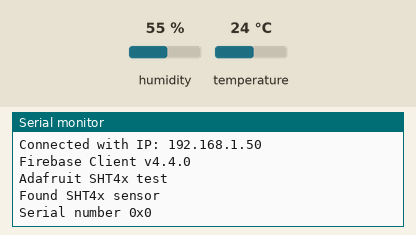
Bench run of a sketch on a simulated ESP8266 (NodeMCU). On the bench: the last lines printed to the serial monitor. Inputs (shaded band) come from the test bench; at power-on: humidity 55 %, temperature 24 °C. WiFi joins after 1.5 s; servers stay silent unless stated.

Above: at 2.7 s.
2.8 s: humidity set to 22 %
At 6.4 s:
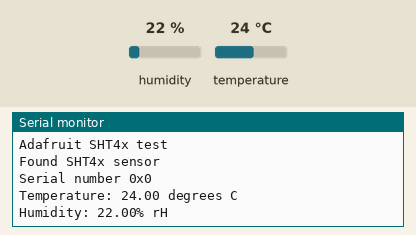
9.7 s: temperature set to 12 °C
At 18.0 s:
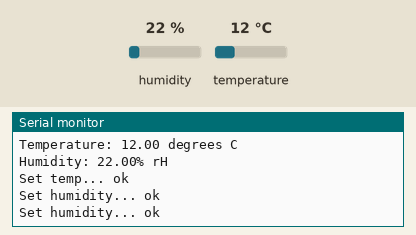
18.3 s: humidity set to 40 %
At 21.5 s:
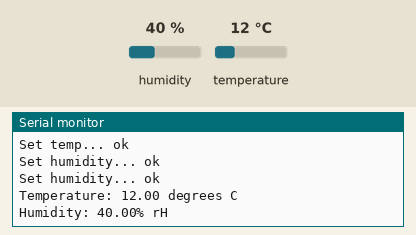

The sketch:

arduino.ino
```cpp
#include <Arduino.h>
#if defined(ESP32) || defined(PICO_RP2040)
#include <WiFi.h>
#elif defined(ESP8266)
#include <ESP8266WiFi.h>
#endif

#include <Firebase_ESP_Client.h>

#include <addons/TokenHelper.h>

#include <addons/RTDBHelper.h>
#include <Wire.h>
#include "Adafruit_SHT4x.h"
const int SCLpin = 40;
const int SDApin = 41;
Adafruit_SHT4x sht4 = Adafruit_SHT4x();

#define WIFI_SSID ""
#define WIFI_PASSWORD "999999999"

#define API_KEY ""

#define DATABASE_URL "" //<databaseName>.firebaseio.com or <databaseName>.<region>.firebasedatabase.app

#define USER_EMAIL ""
#define USER_PASSWORD ""

// Define Firebase Data object
FirebaseData fbdo;

FirebaseAuth auth;
FirebaseConfig config;

unsigned long sendDataPrevMillis = 0;

unsigned long count = 0;

#if defined(ARDUINO_RASPBERRY_PI_PICO_W)
WiFiMulti multi;
#endif

unsigned long lastMsg = 0;

void setupwifi()
{
#if defined(ARDUINO_RASPBERRY_PI_PICO_W)
  multi.addAP(WIFI_SSID, WIFI_PASSWORD);
  multi.run();
#else
  WiFi.begin(WIFI_SSID, WIFI_PASSWORD);
#endif
  Serial.print("Connecting to Wi-Fi");
  unsigned long ms = millis();
  while (WiFi.status() != WL_CONNECTED)
  {
    Serial.print(".");
    delay(300);
#if defined(ARDUINO_RASPBERRY_PI_PICO_W)
    if (millis() - ms > 10000)
      break;
#endif
  }
  Serial.println();
  Serial.print("Connected with IP: ");
  Serial.println(WiFi.localIP());
  Serial.println();
  Serial.printf("Firebase Client v%s\n\n", FIREBASE_CLIENT_VERSION);
  config.api_key = API_KEY;
  auth.user.email = USER_EMAIL;
  auth.user.password = USER_PASSWORD;
  config.database_url = DATABASE_URL;
  config.token_status_callback = tokenStatusCallback; // see addons/TokenHelper.h
#if defined(ESP8266)
  fbdo.setBSSLBufferSize(2048 /* Rx buffer size in bytes from 512 - 16384 */, 2048 /* Tx buffer size in bytes from 512 - 16384 */);
#endif
  fbdo.setResponseSize(2048);
  Firebase.begin(&config, &auth);
#if defined(ARDUINO_RASPBERRY_PI_PICO_W)
  config.wifi.clearAP();
  config.wifi.addAP(WIFI_SSID, WIFI_PASSWORD);
#endif
  Firebase.reconnectWiFi(true);
  Firebase.setDoubleDigits(5);
  config.timeout.serverResponse = 10 * 1000;
}

void setup()
{
  Serial.begin(115200);
  setupwifi();
  Wire1.begin(SDApin, SCLpin);
  sht4.begin(&Wire1);
  Serial.println("Adafruit SHT4x test");
  if (! sht4.begin(&Wire1)) {
    Serial.println("Couldn't find SHT4x");
    while (1) delay(1);
  }
  Serial.println("Found SHT4x sensor");
  Serial.print("Serial number 0x");
  Serial.println(sht4.readSerial(), HEX);
}
int count1;
void loop()
{
  float temp1, hum1;
  unsigned long now = millis();
  if (now - lastMsg > 5000 )
  {
    lastMsg = now;
    sensors_event_t humidity, temp;
    sht4.getEvent(&humidity, &temp);
    Serial.print("Temperature: "); Serial.print(temp.temperature); Serial.println(" degrees C");
    Serial.print("Humidity: "); Serial.print(humidity.relative_humidity); Serial.println("% rH");
    String t1 = String(temp.temperature);
    String h1 = String(humidity.relative_humidity);
    temp1 = t1.toFloat();
    hum1 = h1.toFloat();
  }

  if (Firebase.ready() && (millis() - sendDataPrevMillis > 15000 || sendDataPrevMillis == 0) )
  {
    count1++;
    sendDataPrevMillis = millis();
    if (temp1 > 0.001 && hum1 > 0.001)
    {
      Serial.printf("Set temp... %s\n", Firebase.RTDB.setFloat(&fbdo, F("/test/temp"), temp1) ? "ok" : fbdo.errorReason().c_str());
      Serial.printf("Set humidity... %s\n", Firebase.RTDB.setFloat(&fbdo, F("/test/hum"), hum1) ? "ok" : fbdo.errorReason().c_str());
      Serial.printf("Set humidity... %s\n", Firebase.RTDB.setFloat(&fbdo, F("/test/timestamp"), count1) ? "ok" : fbdo.errorReason().c_str());
    }

  }
}
```

Measured:
- after the input at 2.8 s, the serial monitor: prints a new line after 2.3 s (image 1)
- after the input at 9.7 s, the serial monitor: prints a new line after 0.38 s (image 2)
- after the input at 18.3 s, the serial monitor: prints a new line after 1.8 s (image 3)
